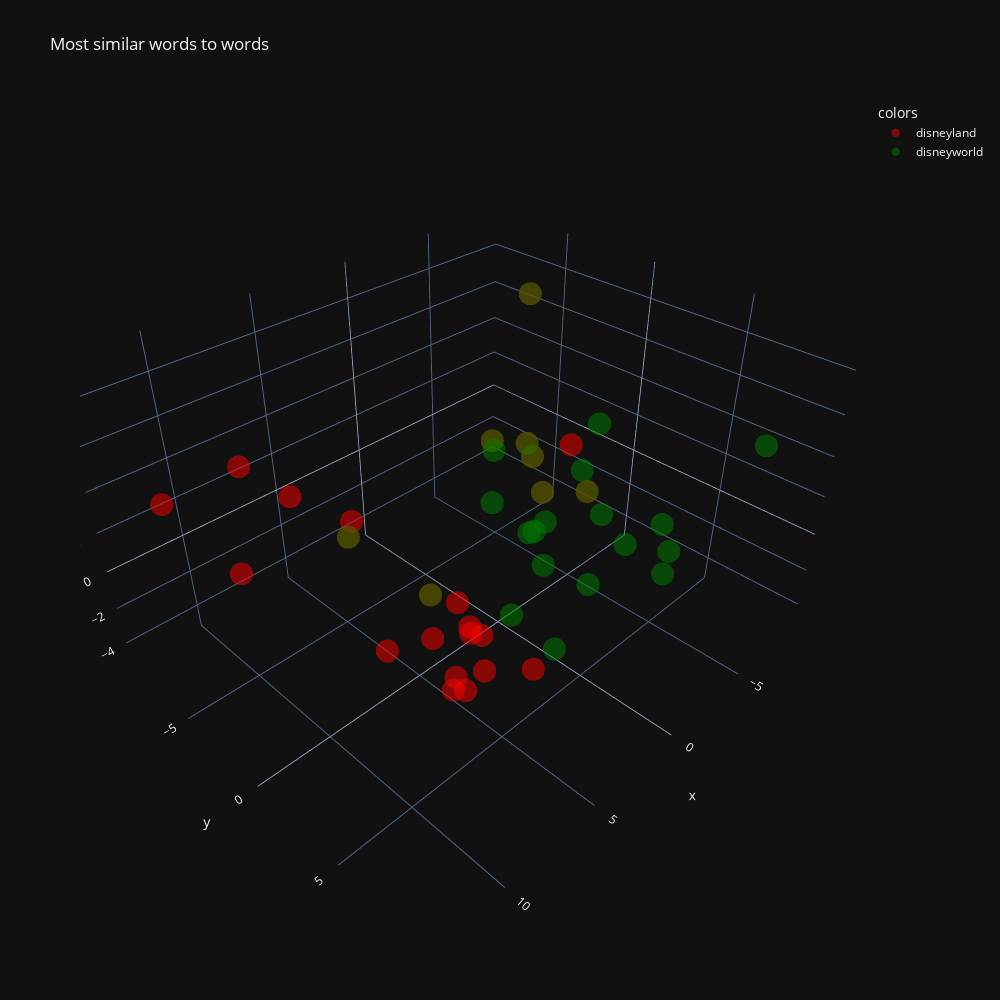

The cell this chart's notebook holds for it:
### Code cell
# Visualize the words with the most similar words to them (top 10)
import plotly.express as px

from sklearn.decomposition import PCA

WORD_AMOUNT = 25



def visualize(words):
    similar_words = []
    for word in words:
        _ = []
        for similar_word in model.wv.most_similar(word, topn=WORD_AMOUNT):
            _.append(similar_word[0])
        similar_words.append(_[:])
    # Visualize the similar_words with the most similar words to them (top 10), for each word choose a color
    colors_list = ['red', 'green', 'blue', 'yellow', 'orange', 'purple', 'pink', 'brown', 'black', 'gray']
    colors_list = colors_list[:len(similar_words)]
    colors = []
    vectors = []
    for i, word in enumerate(words):
        for similar_word in similar_words[i]:
            vectors.append(model.wv[similar_word])
            colors.append(colors_list[i])
    vectors = PCA(n_components=3).fit_transform(vectors)
    vectors = pd.DataFrame(vectors, columns=['x', 'y', 'z'])
    vectors['colors'] = colors
    vectors['words'] = [word for similar_words in similar_words for word in similar_words]
    # Add to data of dot, the basic word (the word that we searched similar words to)
    fig = px.scatter_3d(vectors, x='x', y='y', z='z', color='colors', width=1000, height=1000, title='Most similar words to words', opacity=0.5, color_discrete_sequence=colors_list, template='plotly_dark', labels={'x': 'x', 'y': 'y', 'z': 'z'}, hover_name='words')
    
    for i, word in enumerate(words):
        fig.data[i].name = word
    fig.show()
    

visualize(words)
print(words)

### Figure 1 — Plotly figure (JSON) as saved in the notebook; plotly's stock layout.template omitted (floating-point values rounded to 4 significant figures)
{"data": [{"hovertemplate": "<b>%{hovertext}</b><br><br>colors=red<br>x=%{x}<br>y=%{y}<br>z=%{z}<extra></extra>", "hovertext": ["disney", "dl", "dland", "orlando", "eurodisney", "florida", "visit", "disneyworld", "visiting", "disneylandwe", "dinseyland", "park", "dlp", "original", "hkdl", "anaheim", "trip", "weve", "destination", "ive", "vacation", "comparing", "spoiled", "living", "compare"], "legendgroup": "red", "marker": {"color": "red", "opacity": 0.5, "symbol": "circle"}, "mode": "markers", "name": "disneyland", "scene": "scene", "showlegend": true, "type": "scatter3d", "x": [1.935, 1.561, 4.777, -8.735, 3.24, -8.935, 9.75, -4.417, 8.136, 5.614, 5.355, 3.815, 4.518, -5.391, 4.223, -1.27, 12.91, 3.656, 7.063, 3.289, 11.12, -1.601, 2.779, 3.546, -3.915], "y": [0.09397, 0.4376, 2.058, -6.279, -1.102, -9.058, -4.366, 0.126, -3.683, 2.758, 3.215, 5.479, 0.3698, 0.4929, 3.192, 1.222, -4.596, -6.213, 0.4056, -6.357, -3.003, 0.2897, 0.882, 0.9128, -2.207], "z": [-4.666, -4.814, -4.065, -1.92, -2.325, -3.041, 5.856, 2.627, 4.044, -3.714, -3.61, -1.897, -3.13, -0.2004, -3.29, 2.088, 5.575, -1.64, -2.132, -0.9986, 2.287, 3.337, -3.239, -1.371, 9.278]}, {"hovertemplate": "<b>%{hovertext}</b><br><br>colors=green<br>x=%{x}<br>y=%{y}<br>z=%{z}<extra></extra>", "hovertext": ["wdw", "anaheim", "orlando", "paris", "dw", "florida", "tokyo", "japan", "eurodisney", "counterpart", "fl", "comparison", "comparing", "original", "version", "world", "usa", "hk", "compare", "la", "weve", "scaled", "compact", "pale", "scale"], "legendgroup": "green", "marker": {"color": "green", "opacity": 0.5, "symbol": "circle"}, "mode": "markers", "name": "disneyworld", "scene": "scene", "showlegend": true, "type": "scatter3d", "x": [-5.459, -1.27, -8.735, 0.9402, -1.696, -8.935, -6.147, -1.149, 3.24, -3.952, -5.085, -3.516, -1.601, -5.391, -5.486, -4.429, -2.247, 2.353, -3.915, 0.3751, 3.656, 1.246, -2.313, 0.6429, -4.155], "y": [1.382, 1.222, -6.279, 0.4214, 3.727, -9.058, -0.4643, 0.6617, -1.102, 6.136, -1.696, 2.256, 0.2897, 0.4929, 4.697, 9.311, 0.6755, 1.711, -2.207, 2.262, -6.213, 4.433, 5.004, 1.386, 5.877], "z": [-1.11, 2.088, -1.92, 4.815, -1.797, -3.041, 0.2009, -0.2946, -2.325, 0.1169, -2.936, 4.965, 3.337, -0.2004, 0.006546, 6.556, -2.742, 3.576, 9.278, 1.416, -1.64, -3.213, 0.7607, -3.562, -1.378]}], "layout": {"height": 1000, "legend": {"title": {"text": "colors"}, "tracegroupgap": 0}, "scene": {"domain": {"x": [0, 1], "y": [0, 1]}, "xaxis": {"title": {"text": "x"}}, "yaxis": {"title": {"text": "y"}}, "zaxis": {"title": {"text": "z"}}}, "title": {"text": "Most similar words to words"}, "width": 1000}}
